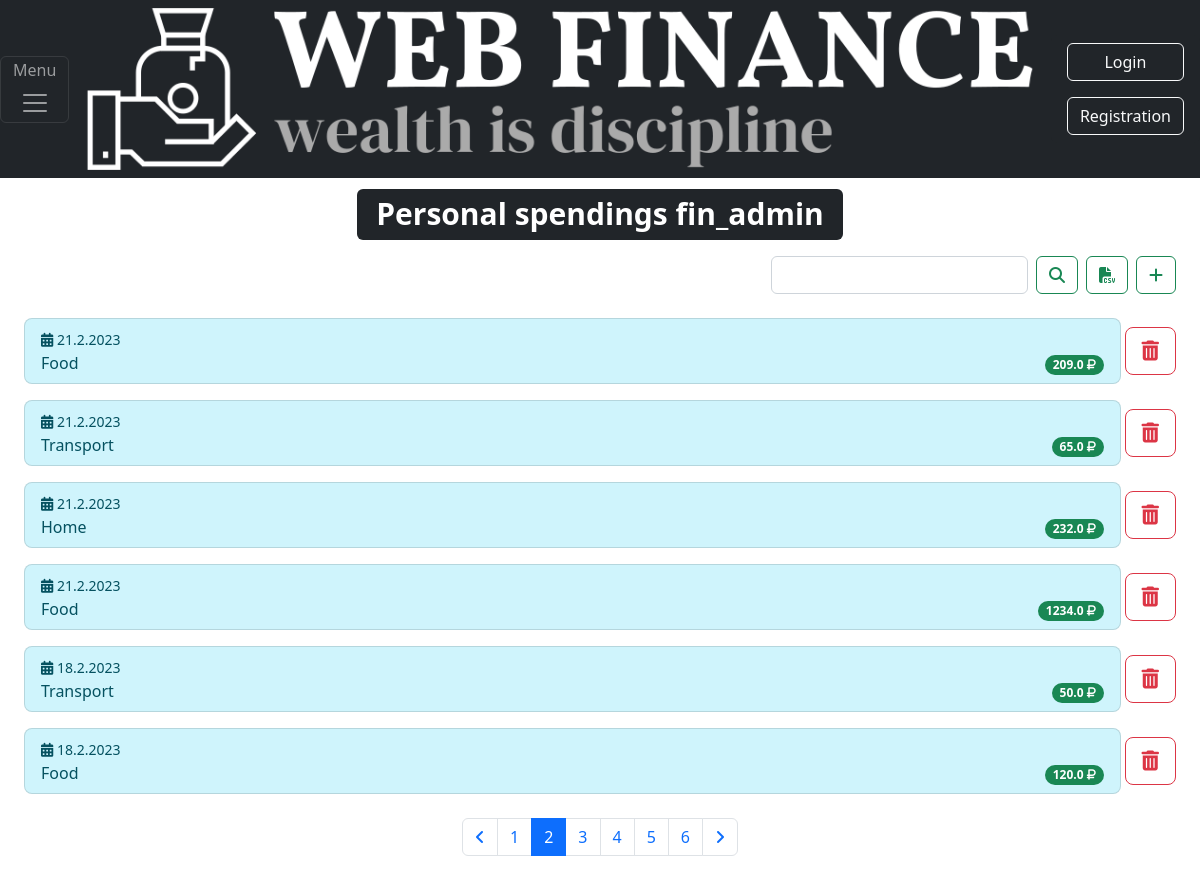
The page /spendigns/1?page=2&q= on the database its author committed.
### spendings/models.py (models this page shows, shortened)
class spendings(models.Model):
    date = models.DateTimeField()
    amount = models.FloatField()
    category = models.ForeignKey(categories, null=True, on_delete=models.SET_NULL)
    user =  models.ForeignKey(User, on_delete=models.CASCADE)
    class Meta:
        verbose_name = 'spending'
        verbose_name_plural = 'spendings'

class categories(models.Model):
    description = models.CharField(max_length=255, unique=True)
    class Meta:
        verbose_name = 'category'
        verbose_name_plural = 'categories'

### spendings/views.py (the view)
# urls.py: path('<int:id>', views.spendigs_view, name='spendings'),
def spendigs_view(request, id):
    myuser = User.objects.get(id=id)
    allcategories = categories.objects.all().values()
    searched_id = []
    query = ''
    print(request.GET)
    if ('q' in request.GET):
        query = request.GET['q']
        for cat in allcategories:
            if request.GET['q'].lower() in cat['description'].lower():
                searched_id.append(cat['id'])
        myuserspendings = spendings.objects.filter(Q(user=myuser) & Q(category__in=searched_id)).order_by('-date').values()
        p = Paginator(spendings.objects.filter(Q(user=myuser) & Q(category__in=searched_id)).order_by('-date').values(), 6)
    else:
        myuserspendings = spendings.objects.filter(user=myuser).order_by('-date').values()
        p = Paginator(spendings.objects.filter(user=myuser).order_by('-date').values(), 6)
    page = request.GET.get('page')
    spendings_page = p.get_page(page)
    nums = "a" * spendings_page.paginator.num_pages
    nums_ge_6 = spendings_page.paginator.num_pages > 6
    last_num_page = spendings_page.paginator.num_pages
    prelast_num_page = spendings_page.paginator.num_pages - 1
    preprelast_num_page = spendings_page.paginator.num_pages - 2
    context = {
        'myuser': myuser,
        'myuserspendings': myuserspendings,
        'allcategories': allcategories,
        'spendings_page': spendings_page,
        'nums': nums,
        'nums_ge_6': nums_ge_6,
        'last_num_page': last_num_page,
        'prelast_num_page': prelast_num_page,
        'preprelast_num_page': preprelast_num_page,
        'query': query
    }
    return render(request, 'spendings/list_spendings.html', context)

### spendings/templates/spendings/list_spendings.html (shortened to what this page needs)
{% extends "main/master.html" %}
{% block content %}
<p class="text-center h1"><span class="badge bg-dark rounded rounded-2">Personal spendings {{myuser}}</span></p>
<div class="d-flex justify-content-end p-2 ms-3 me-3">
    <form class="d-flex">
        <div class="d-flex me-2"><input type="text" class="form-control" name="q" value="{{ query }}"></input></div>
        <div class="d-flex"><button type="submit" class="btn btn-outline-success btn-md me-2"><i class="fa-solid fa-magnifying-glass"></i></button></div>
    </form>
    <a href="{% url 'spendingscsv' %}"><button class="btn btn-outline-success btn-md me-2" type="button"><i class="fa-solid fa-file-csv"></i></button></a>
    <a href="{% url 'add_spending' %}"><button class="btn btn-outline-success btn-md" type="button"><i class="fa-solid fa-plus"></i></button></a>
</div>
<div class="d-flex p-2">
    <div class="flex-grow-1">
        <ul class="list-group">
            {% for spending in spendings_page %}
            <li class="list-group-item d-flex border-0">
                <a href="{% url 'edit_spending' spending.id %}" class="list-group-item list-group-item-action list-group-item-info rounded rounded-3 me-1">
                    <small><i class="fa-solid fa-calendar-days"></i> {{spending.date.day}}.{{spending.date.month}}.{{spending.date.year}}</small><br>
                    <div class="d-flex justify-content-between">
                        {% for category in  allcategories %}
                            {% if category.id == spending.category_id %}
                                <td>{{category.description}}</td>
                            {% endif %}
                        {% endfor %}
                        <span class="badge bg-success rounded-pill align-self-end">{{spending.amount}} <i class="fa-solid fa-ruble-sign"></i></span>
                    </div>
                </a>
                <a href="{% url 'delete_spending' spending.id %}" class="align-self-center"><button type="button" class="btn btn-outline-danger btn-lg"><i class="fa-solid fa-trash-can"></i></button></a>
            </li>
            {% endfor %}
        </ul>
    </div>
</div>
<div class="d-flex justify-content-center p-2">
    <nav aria-label="Page navigation example">
        <ul class="pagination">
            {% if spendings_page.has_previous %}
                <li class="page-item"><a class="page-link" href="?page={{spendings_page.previous_page_number}}&q={{ query }}"><i class="fa-solid fa-angle-left"></i></a></li>
            {% endif %}
            {% if nums_ge_6 %}
                {% if spendings_page.number == 1 %}
                    <a class="page-link active" href="?page=1&q={{ query }}">1</a>
                {% else %}
                    <a class="page-link" href="?page=1&q={{ query }}">1</a>
                {% endif %}
                {% if spendings_page.number == 2 %}
                    <a class="page-link active" href="?page=2&q={{ query }}">2</a>
                {% else %}
                    <a class="page-link" href="?page=2&q={{ query }}">2</a>
                {% endif %}
                {% if spendings_page.number == 3 %}
                    <a class="page-link active" href="?page=3&q={{ query }}">3</a>
                {% else %}
                    <a class="page-link" href="?page=3&q={{ query }}">3</a>
                {% endif %}
                {% if spendings_page.number > 3 and preprelast_num_page > spendings_page.number %}
                    <a class="page-link active" href="?page={{spendings_page.number}}&q={{ query }}">{{spendings_page.number}}</a>
                {% else %}
                    <a class="page-link disabled" href="?page=3">...</a>
                {% endif %}
                {% if spendings_page.number == preprelast_num_page %}
                    <a class="page-link active" href="?page={{preprelast_num_page}}&q={{ query }}">{{preprelast_num_page}}</a>
                {% else %}
                    <a class="page-link" href="?page={{preprelast_num_page}}&q={{ query }}">{{preprelast_num_page}}</a>
                {% endif %}
                {% if spendings_page.number == prelast_num_page %}
                    <a class="page-link active" href="?page={{prelast_num_page}}&q={{ query }}">{{prelast_num_page}}</a>
                {% else %}
                    <a class="page-link" href="?page={{prelast_num_page}}&q={{ query }}">{{prelast_num_page}}</a>
                {% endif %}
                {% if spendings_page.number == last_num_page %}
                    <a class="page-link active" href="?page={{last_num_page}}&q={{ query }}">{{last_num_page}}</a>
                {% else %}
                    <a class="page-link" href="?page={{last_num_page}}&q={{ query }}">{{last_num_page}}</a>
                {% endif %}
            {% else %}
                {% for i in nums %}
                    {% if forloop.counter == spendings_page.number %}
                        <li class="page-item active">
                            <a class="page-link" href="?page={{forloop.counter}}&q={{ query }}">
                                {{ forloop.counter }}
                            </a>
                        </li>
                    {% else %}
                        <li class="page-item">
                            <a class="page-link" href="?page={{forloop.counter}}&q={{ query }}">
                                {{ forloop.counter }}
                            </a>
                        </li>
                    {% endif %}
                {% endfor %}
            {% endif %}
            {% if spendings_page.has_next %}
                <li class="page-item"><a class="page-link" href="?page={{spendings_page.next_page_number}}&q={{ query }}"><i class="fa-solid fa-angle-right"></i></a></li>
            {% endif %}
        </ul>
    </nav>
</div>
{% endblock %}

### rows shown on the page
spendings: date.day "21", date.month "2", date.year "2023", amount "209.0"
categories: description "Food"
spendings: date.day "21", date.month "2", date.year "2023", amount "65.0"
categories: description "Transport"
spendings: date.day "21", date.month "2", date.year "2023", amount "232.0"
categories: description "Home"
spendings: date.day "21", date.month "2", date.year "2023", amount "1234.0"
spendings: date.day "18", date.month "2", date.year "2023", amount "50.0"
spendings: date.day "18", date.month "2", date.year "2023", amount "120.0"

### other values the page prints
{{ myuser }} "fin_admin"
